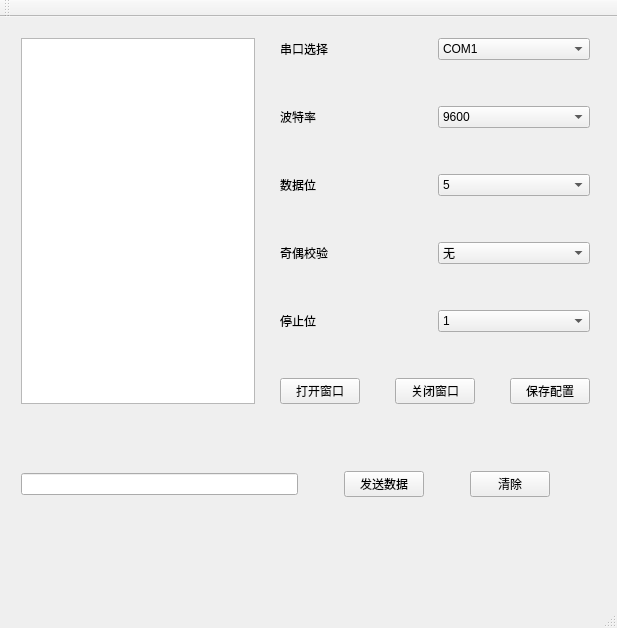
<ui version="4.0">
 <author/>
 <comment/>
 <exportmacro/>
 <class>new_main</class>
 <widget class="QMainWindow" name="new_main">
<property name="geometry">
   <rect>
    <x>0</x>
    <y>0</y>
    <width>617</width>
    <height>628</height>
   </rect>
  </property>
  <property name="windowTitle">
   <string>MainWindow</string>
  </property>
  <widget class="QWidget" name="centralWidget">
   <widget class="QWidget" name="layoutWidget">
    <property name="geometry">
     <rect>
      <x>10</x>
      <y>10</y>
      <width>591</width>
      <height>541</height>
     </rect>
    </property>
    <layout class="QVBoxLayout" name="verticalLayout_2">
     <item>
      <layout class="QHBoxLayout" name="horizontalLayout_9">
       <item>
        <widget class="QTextBrowser" name="textBrowser"/>
       </item>
       <item>
        <spacer name="horizontalSpacer_4">
         <property name="orientation">
          <enum>Qt::Horizontal</enum>
         </property>
         <property name="sizeHint" stdset="0">
          <size>
           <width>40</width>
           <height>20</height>
          </size>
         </property>
        </spacer>
       </item>
       <item>
        <layout class="QVBoxLayout" name="verticalLayout">
         <item>
          <layout class="QHBoxLayout" name="horizontalLayout">
           <item>
            <widget class="QLabel" name="label">
             <property name="text">
              <string>串口选择</string>
             </property>
            </widget>
           </item>
           <item>
            <widget class="QComboBox" name="portNameComboBox">
             <item>
              <property name="text">
               <string>COM1</string>
              </property>
             </item>
             <item>
              <property name="text">
               <string>COM2</string>
              </property>
             </item>
            </widget>
           </item>
          </layout>
         </item>
         <item>
          <spacer name="verticalSpacer_2">
           <property name="orientation">
            <enum>Qt::Vertical</enum>
           </property>
           <property name="sizeHint" stdset="0">
            <size>
             <width>20</width>
             <height>40</height>
            </size>
           </property>
          </spacer>
         </item>
         <item>
          <layout class="QHBoxLayout" name="horizontalLayout_2">
           <item>
            <widget class="QLabel" name="label_2">
             <property name="text">
              <string>波特率</string>
             </property>
            </widget>
           </item>
           <item>
            <widget class="QComboBox" name="baudRateComboBox">
             <item>
              <property name="text">
               <string>9600</string>
              </property>
             </item>
             <item>
              <property name="text">
               <string>38400</string>
              </property>
             </item>
             <item>
              <property name="text">
               <string>115200</string>
              </property>
             </item>
            </widget>
           </item>
          </layout>
         </item>
         <item>
          <spacer name="verticalSpacer_3">
           <property name="orientation">
            <enum>Qt::Vertical</enum>
           </property>
           <property name="sizeHint" stdset="0">
            <size>
             <width>20</width>
             <height>40</height>
            </size>
           </property>
          </spacer>
         </item>
         <item>
          <layout class="QHBoxLayout" name="horizontalLayout_3">
           <item>
            <widget class="QLabel" name="label_3">
             <property name="text">
              <string>数据位</string>
             </property>
            </widget>
           </item>
           <item>
            <widget class="QComboBox" name="dataBitsComboBox">
             <item>
              <property name="text">
               <string>5</string>
              </property>
             </item>
             <item>
              <property name="text">
               <string>6</string>
              </property>
             </item>
             <item>
              <property name="text">
               <string>7</string>
              </property>
             </item>
             <item>
              <property name="text">
               <string>8</string>
              </property>
             </item>
            </widget>
           </item>
          </layout>
         </item>
         <item>
          <spacer name="verticalSpacer_4">
           <property name="orientation">
            <enum>Qt::Vertical</enum>
           </property>
           <property name="sizeHint" stdset="0">
            <size>
             <width>20</width>
             <height>40</height>
            </size>
           </property>
          </spacer>
         </item>
         <item>
          <layout class="QHBoxLayout" name="horizontalLayout_4">
           <item>
            <widget class="QLabel" name="label_4">
             <property name="text">
              <string>奇偶校验</string>
             </property>
            </widget>
           </item>
           <item>
            <widget class="QComboBox" name="parityComboBox">
             <item>
              <property name="text">
               <string>无</string>
              </property>
             </item>
            </widget>
           </item>
          </layout>
         </item>
         <item>
          <spacer name="verticalSpacer_5">
           <property name="orientation">
            <enum>Qt::Vertical</enum>
           </property>
           <property name="sizeHint" stdset="0">
            <size>
             <width>20</width>
             <height>40</height>
            </size>
           </property>
          </spacer>
         </item>
         <item>
          <layout class="QHBoxLayout" name="horizontalLayout_5">
           <item>
            <widget class="QLabel" name="label_5">
             <property name="text">
              <string>停止位</string>
             </property>
            </widget>
           </item>
           <item>
            <widget class="QComboBox" name="stopBitsComboBox">
             <item>
              <property name="text">
               <string>1</string>
              </property>
             </item>
            </widget>
           </item>
          </layout>
         </item>
         <item>
          <spacer name="verticalSpacer_6">
           <property name="orientation">
            <enum>Qt::Vertical</enum>
           </property>
           <property name="sizeHint" stdset="0">
            <size>
             <width>20</width>
             <height>40</height>
            </size>
           </property>
          </spacer>
         </item>
         <item>
          <layout class="QHBoxLayout" name="horizontalLayout_6">
           <item>
            <widget class="QPushButton" name="openMyComBtn">
             <property name="text">
              <string>打开窗口</string>
             </property>
            </widget>
           </item>
           <item>
            <spacer name="horizontalSpacer_3">
             <property name="orientation">
              <enum>Qt::Horizontal</enum>
             </property>
             <property name="sizeHint" stdset="0">
              <size>
               <width>40</width>
               <height>20</height>
              </size>
             </property>
            </spacer>
           </item>
           <item>
            <widget class="QPushButton" name="closeMyComBtn">
             <property name="text">
              <string>关闭窗口</string>
             </property>
            </widget>
           </item>
           <item>
            <spacer name="horizontalSpacer_6">
             <property name="orientation">
              <enum>Qt::Horizontal</enum>
             </property>
             <property name="sizeHint" stdset="0">
              <size>
               <width>40</width>
               <height>20</height>
              </size>
             </property>
            </spacer>
           </item>
           <item>
            <widget class="QPushButton" name="saveMyComBtn">
             <property name="text">
              <string>保存配置</string>
             </property>
            </widget>
           </item>
          </layout>
         </item>
        </layout>
       </item>
      </layout>
     </item>
     <item>
      <spacer name="verticalSpacer">
       <property name="orientation">
        <enum>Qt::Vertical</enum>
       </property>
       <property name="sizeHint" stdset="0">
        <size>
         <width>20</width>
         <height>40</height>
        </size>
       </property>
      </spacer>
     </item>
     <item>
      <layout class="QHBoxLayout" name="horizontalLayout_8">
       <item>
        <widget class="QLineEdit" name="sendMsgLineEdit"/>
       </item>
       <item>
        <layout class="QHBoxLayout" name="horizontalLayout_7">
         <item>
          <spacer name="horizontalSpacer">
           <property name="orientation">
            <enum>Qt::Horizontal</enum>
           </property>
           <property name="sizeHint" stdset="0">
            <size>
             <width>40</width>
             <height>20</height>
            </size>
           </property>
          </spacer>
         </item>
         <item>
          <widget class="QPushButton" name="sendMsgBtn">
           <property name="text">
            <string>发送数据</string>
           </property>
          </widget>
         </item>
         <item>
          <spacer name="horizontalSpacer_2">
           <property name="orientation">
            <enum>Qt::Horizontal</enum>
           </property>
           <property name="sizeHint" stdset="0">
            <size>
             <width>40</width>
             <height>20</height>
            </size>
           </property>
          </spacer>
         </item>
         <item>
          <widget class="QPushButton" name="pushButton_clear">
           <property name="text">
            <string>清除</string>
           </property>
          </widget>
         </item>
         <item>
          <spacer name="horizontalSpacer_5">
           <property name="orientation">
            <enum>Qt::Horizontal</enum>
           </property>
           <property name="sizeHint" stdset="0">
            <size>
             <width>40</width>
             <height>20</height>
            </size>
           </property>
          </spacer>
         </item>
        </layout>
       </item>
      </layout>
     </item>
     <item>
      <spacer name="verticalSpacer_7">
       <property name="orientation">
        <enum>Qt::Vertical</enum>
       </property>
       <property name="sizeHint" stdset="0">
        <size>
         <width>20</width>
         <height>40</height>
        </size>
       </property>
      </spacer>
     </item>
    </layout>
   </widget>
  </widget>
  <widget class="QMenuBar" name="menuBar">
   <property name="geometry">
    <rect>
     <x>0</x>
     <y>0</y>
     <width>617</width>
     <height>30</height>
    </rect>
   </property>
  </widget>
  <widget class="QToolBar" name="mainToolBar">
   <attribute name="toolBarArea">
    <enum>TopToolBarArea</enum>
   </attribute>
   <attribute name="toolBarBreak">
    <bool>false</bool>
   </attribute>
  </widget>
  <widget class="QStatusBar" name="statusBar"/>
 </widget>
 <layoutdefault spacing="6" margin="11"/>
 <resources/>
 <connections>
  <connection>
   <sender>pushButton_clear</sender>
   <signal>clicked()</signal>
   <receiver>textBrowser</receiver>
   <slot>clear()</slot>
   <hints>
    <hint type="sourcelabel">
     <x>492</x>
     <y>549</y>
    </hint>
    <hint type="destinationlabel">
     <x>137</x>
     <y>275</y>
    </hint>
   </hints>
  </connection>
 </connections>
</ui>
